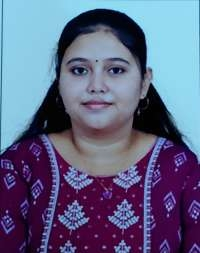
#> input picture backend/_import/images/Photo.jpg, 200 x 253 px; its folder holds only this picture in this run
$ python -i engine.py   (imports and definitions only)
#> lines starting #> are read from the running program, lines starting #| are printed output that depends on the picture
### backend/config.py
"""
Configuration for the face-recognition backend
==============================================

Every path and tunable lives here so the rest of the code never hard-codes one.
Anything that depends on the machine can be overridden with an environment
variable, which is how the same code runs locally and in a container.

See ``README.md`` (section *Configuration*) for the full table.
"""

from __future__ import annotations

import os
from pathlib import Path

# --------------------------------------------------------------------------- #
# Files and folders
# --------------------------------------------------------------------------- #

BASE_DIR = Path(__file__).resolve().parent


def _path(env_name: str, default: Path) -> Path:
    """Return ``env_name`` as a :class:`Path` when set, otherwise ``default``."""
    raw = os.environ.get(env_name)
    return Path(raw).expanduser().resolve() if raw else default


#: Labelled training images, one folder per person: ``dataset/<person>/<n>.jpg``
DATASET_DIR = _path("FACE_DATASET_DIR", BASE_DIR / "dataset")

#: Trained artifacts produced by ``train.py``.
MODELS_DIR = _path("FACE_MODELS_DIR", BASE_DIR / "models")
MODEL_PATH = MODELS_DIR / "lbph_model.yml"
LABELS_PATH = MODELS_DIR / "labels.json"

#: People metadata store (``name``, ``age``, ``department`` ...).
PEOPLE_FILE = _path("FACE_PEOPLE_FILE", BASE_DIR / "people.json")

#: The last image uploaded by the browser is kept here for debugging.
UPLOADS_DIR = _path("FACE_UPLOADS_DIR", BASE_DIR / "uploads")

# --------------------------------------------------------------------------- #
# HTTP server
# --------------------------------------------------------------------------- #

#: The React app talks to port 3001 (see ``src/api.js``).
HOST = os.environ.get("FACE_API_HOST", "127.0.0.1")
PORT = int(os.environ.get("FACE_API_PORT", "3001"))

#: Reject uploads larger than this (a 640x480 JPEG is well under 200 KB).
MAX_CONTENT_LENGTH = int(os.environ.get("FACE_MAX_UPLOAD_BYTES", str(8 * 1024 * 1024)))

# --------------------------------------------------------------------------- #
# Recognition
# --------------------------------------------------------------------------- #

#: LBPH returns a *distance*: 0 is a perfect match, larger is worse.
#: A distance at or below this value is accepted as a real identification.
MATCH_THRESHOLD = float(os.environ.get("FACE_MATCH_THRESHOLD", "70"))

#: Every face crop is resized to this square before training/prediction.
FACE_SIZE = (200, 200)

#: Haar-cascade detection tuning.
DETECT_SCALE_FACTOR = float(os.environ.get("FACE_DETECT_SCALE", "1.1"))
DETECT_MIN_NEIGHBORS = int(os.environ.get("FACE_DETECT_MIN_NEIGHBORS", "5"))
DETECT_MIN_SIZE = int(os.environ.get("FACE_DETECT_MIN_SIZE", "60"))

#: When the cascade cannot see a face (a pre-cropped photo, a cartoon, a low
#: resolution webcam frame) fall back to using the whole image. This is what
#: makes the demo usable with tightly cropped pictures; set to ``0`` to demand
#: a detected face.
FULL_IMAGE_FALLBACK = os.environ.get("FACE_FULL_IMAGE_FALLBACK", "1") not in {"0", "false", "no"}

#: LBPH parameters (OpenCV's defaults, spelled out so they can be tuned).
LBPH_RADIUS = int(os.environ.get("FACE_LBPH_RADIUS", "1"))
LBPH_NEIGHBORS = int(os.environ.get("FACE_LBPH_NEIGHBORS", "8"))
LBPH_GRID_X = int(os.environ.get("FACE_LBPH_GRID_X", "8"))
LBPH_GRID_Y = int(os.environ.get("FACE_LBPH_GRID_Y", "8"))

#: Files that count as training images.
IMAGE_SUFFIXES = {".jpg", ".jpeg", ".png", ".bmp", ".pgm", ".webp"}

### backend/engine.py
"""
OpenCV face-recognition engine
==============================

A tiny, dependency-light wrapper around the two OpenCV pieces the project
uses:

* **Detection** - the bundled Haar cascade ``haarcascade_frontalface_default.xml``
  finds face rectangles in a grayscale frame.
* **Recognition** - the *contrib* module LBPH (Local Binary Patterns Histograms)
  recognizer learns one histogram per person and predicts by histogram
  distance. It is the classic OpenCV recognizer: no GPU, no dlib, no download.

The engine is deliberately free of Flask and of any knowledge about people
metadata - :mod:`app` supplies a ``resolver`` callable that turns an internal
person key (a dataset folder name) into the ``name``/``age``/``department``
dictionary the React app renders.
"""

from __future__ import annotations

import json
import logging
import threading
from pathlib import Path
from typing import Any, Callable, Dict, Iterator, List, Optional, Tuple

import cv2
import numpy as np

import config

log = logging.getLogger("face.engine")

#: Shown when the camera pointed at the screen but nobody matched.
UNKNOWN_PERSON = {"name": "Unknown", "age": "—", "department": "—"}

Rect = Tuple[int, int, int, int]


def default_resolver(key: str) -> Dict[str, Any]:
    """Fall back to the raw folder name when no metadata is registered."""
    return {"name": key, "age": "—", "department": "—"}


# [25 lines left out: functions iter_dataset, dataset_summary, not called in this run]


class FaceEngine:
    """Detect faces, train an LBPH model from ``dataset/`` and identify crops."""

    def __init__(
        self,
        model_path: Optional[Path] = None,
        labels_path: Optional[Path] = None,
        threshold: Optional[float] = None,
        resolver: Optional[Callable[[str], Dict[str, Any]]] = None,
    ) -> None:
        self.model_path = Path(model_path or config.MODEL_PATH)
        self.labels_path = Path(labels_path or config.LABELS_PATH)
        self.threshold = float(config.MATCH_THRESHOLD if threshold is None else threshold)
        self.resolver = resolver or default_resolver

        self._recognizer = self.new_recognizer()
        self._labels: List[str] = []
        self._trained = False
        self._mtime: Optional[float] = None
        self._detector: Optional[cv2.CascadeClassifier] = None
        self._lock = threading.RLock()

    # ------------------------------------------------------------------ #
    # Building blocks
    # ------------------------------------------------------------------ #
    @staticmethod
    def new_recognizer() -> Any:
        """A fresh, untrained LBPH recognizer using the configured parameters."""
        return cv2.face.LBPHFaceRecognizer_create(
            config.LBPH_RADIUS,
            config.LBPH_NEIGHBORS,
            config.LBPH_GRID_X,
            config.LBPH_GRID_Y,
        )

    # [39 lines left out: functions detector, detect_faces, decode_image, to_gray, not called in this run]

    @staticmethod
    def decode_gray(data: bytes) -> np.ndarray:
        """Decode raw upload bytes straight to grayscale - the training path.

        ``train()`` reads the dataset with ``cv2.imread(path, IMREAD_GRAYSCALE)``,
        so uploads are decoded the very same way.  Decoding to colour and then
        calling ``cvtColor(BGR2GRAY)`` is *not* equivalent: the two decoders
        disagree by a grey level or two on a few percent of the pixels of a
        JPEG, which moves the Haar box and rewrites the LBP codes.  LBPH is
        extremely sensitive to that, so an identified photo would come back at
        distance ~70 (rejected) instead of ~1 (accepted).
        """
        buffer = np.frombuffer(data, dtype=np.uint8)
        gray = cv2.imdecode(buffer, cv2.IMREAD_GRAYSCALE)
        if gray is None:
            raise ValueError("The uploaded file is not a readable image.")
        return gray

    # [180 lines left out: functions prepare_face, train, evaluate, save, load, ensure_fresh and 3 more, not called in this run]

    def predict_bytes(self, data: bytes) -> Dict[str, Any]:
        """The whole pipeline: bytes -> detect -> LBPH -> person dictionary."""
        gray = self.decode_gray(data)
        self.ensure_fresh()
        rects = self.detect_faces(gray)
        if rects:
            detection, regions = "haar", list(rects)
        elif config.FULL_IMAGE_FALLBACK:
            detection, regions = "full-image", [None]
        else:
            detection, regions = "none", []

        results: List[Dict[str, Any]] = []
        best: Optional[Tuple[str, float]] = None
        for rect in regions:
            entry: Dict[str, Any] = {"box": list(rect) if rect else None}
            prediction = self.classify_face(self.prepare_face(gray, rect))
            if prediction is None:
                entry.update({"recognized": False, "person": None, "distance": None})
            else:
                key, distance = prediction
                recognized = distance <= self.threshold
                entry.update({"recognized": recognized, "person": key,
                              "distance": round(distance, 2)})
                if recognized and (best is None or distance < best[1]):
                    best = (key, distance)
            results.append(entry)

        distances = [item["distance"] for item in results if item["distance"] is not None]
        payload: Dict[str, Any] = {
            "recognized": best is not None,
            "faces": len(rects),
            "detection": detection,
            "threshold": self.threshold,
            "closest_distance": min(distances) if distances else None,
            "results": results,
        }

        if detection == "none":
            payload["person"] = {"name": "No face detected", "age": "—", "department": "—"}
            payload["message"] = (
                "No face was found in the picture. Move closer to the camera, improve the "
                "lighting, or set FACE_FULL_IMAGE_FALLBACK=1 to use the whole frame."
            )
        elif not self.is_ready:
            payload["person"] = dict(UNKNOWN_PERSON)
            payload["message"] = (
                "The model is not trained yet. Put photos in backend/dataset/<person>/ "
                "and run: python train.py"
            )
        elif best is None:
            payload["person"] = dict(UNKNOWN_PERSON)
            payload["message"] = (
                "A face was found but it did not match anybody in the dataset "
                f"(closest distance {payload['closest_distance']}, threshold {self.threshold})."
            )
        else:
            person = dict(self.resolver(best[0]))
            person.setdefault("name", best[0])
            person["key"] = best[0]
            person["distance"] = round(best[1], 2)
            payload["person"] = person
            payload["match_key"] = best[0]
            payload["distance"] = round(best[1], 2)
            payload["message"] = (
                f"Recognised {person['name']} out of {len(self.labels)} enrolled "
                f"people (distance {person['distance']})."
            )
        return payload

>>> import cv2
>>> picture = cv2.imread('_import/images/Photo.jpg', cv2.IMREAD_GRAYSCALE)
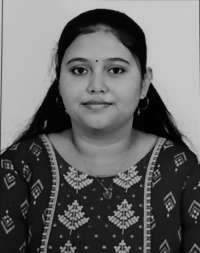
#> picture: shape (253, 200); min 0, max 220, mean 102.3
#> (the run stopped early here; a loop or call above may not have finished)
